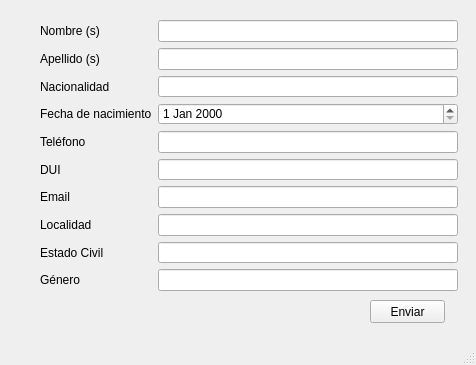
<?xml version="1.0" encoding="UTF-8"?>
<ui version="4.0">
 <class>MainWindow</class>
 <widget class="QMainWindow" name="MainWindow">
  <property name="geometry">
   <rect>
    <x>0</x>
    <y>0</y>
    <width>476</width>
    <height>365</height>
   </rect>
  </property>
  <property name="windowTitle">
   <string>Ejercicio 5</string>
  </property>
  <widget class="QWidget" name="centralwidget">
   <widget class="QWidget" name="formLayoutWidget">
    <property name="geometry">
     <rect>
      <x>40</x>
      <y>20</y>
      <width>418</width>
      <height>271</height>
     </rect>
    </property>
    <layout class="QFormLayout" name="formLayout">
     <item row="0" column="0">
      <widget class="QLabel" name="labelNombre">
       <property name="text">
        <string>Nombre (s)</string>
       </property>
      </widget>
     </item>
     <item row="0" column="1">
      <widget class="QLineEdit" name="lineEnom"/>
     </item>
     <item row="1" column="0">
      <widget class="QLabel" name="labelApe">
       <property name="text">
        <string>Apellido (s)</string>
       </property>
      </widget>
     </item>
     <item row="1" column="1">
      <widget class="QLineEdit" name="lineEap"/>
     </item>
     <item row="2" column="0">
      <widget class="QLabel" name="labelNaci">
       <property name="text">
        <string>Nacionalidad</string>
       </property>
      </widget>
     </item>
     <item row="2" column="1">
      <widget class="QLineEdit" name="lineEnac"/>
     </item>
     <item row="3" column="0">
      <widget class="QLabel" name="labelDate">
       <property name="text">
        <string>Fecha de nacimiento</string>
       </property>
      </widget>
     </item>
     <item row="3" column="1">
      <widget class="QDateEdit" name="dateEdit"/>
     </item>
     <item row="4" column="0">
      <widget class="QLabel" name="labelTel">
       <property name="text">
        <string>Teléfono</string>
       </property>
      </widget>
     </item>
     <item row="5" column="0">
      <widget class="QLabel" name="labelID">
       <property name="text">
        <string>DUI</string>
       </property>
      </widget>
     </item>
     <item row="4" column="1">
      <widget class="QLineEdit" name="lineEtel"/>
     </item>
     <item row="5" column="1">
      <widget class="QLineEdit" name="lineEdui"/>
     </item>
     <item row="6" column="0">
      <widget class="QLabel" name="labelEmail">
       <property name="text">
        <string>Email</string>
       </property>
      </widget>
     </item>
     <item row="6" column="1">
      <widget class="QLineEdit" name="lineEmail"/>
     </item>
     <item row="7" column="0">
      <widget class="QLabel" name="labelLoc">
       <property name="text">
        <string>Localidad</string>
       </property>
      </widget>
     </item>
     <item row="7" column="1">
      <widget class="QLineEdit" name="lineEloc"/>
     </item>
     <item row="8" column="0">
      <widget class="QLabel" name="labelEC">
       <property name="text">
        <string>Estado Civil</string>
       </property>
      </widget>
     </item>
     <item row="8" column="1">
      <widget class="QLineEdit" name="lineEcivil"/>
     </item>
     <item row="9" column="0">
      <widget class="QLabel" name="labelGen">
       <property name="text">
        <string>Género</string>
       </property>
      </widget>
     </item>
     <item row="9" column="1">
      <widget class="QLineEdit" name="lineEgen"/>
     </item>
    </layout>
   </widget>
   <widget class="QPushButton" name="pushButton">
    <property name="geometry">
     <rect>
      <x>370</x>
      <y>300</y>
      <width>75</width>
      <height>23</height>
     </rect>
    </property>
    <property name="text">
     <string>Enviar</string>
    </property>
   </widget>
  </widget>
  <widget class="QMenuBar" name="menubar">
   <property name="geometry">
    <rect>
     <x>0</x>
     <y>0</y>
     <width>476</width>
     <height>21</height>
    </rect>
   </property>
  </widget>
  <widget class="QStatusBar" name="statusbar"/>
 </widget>
 <resources/>
 <connections/>
</ui>
